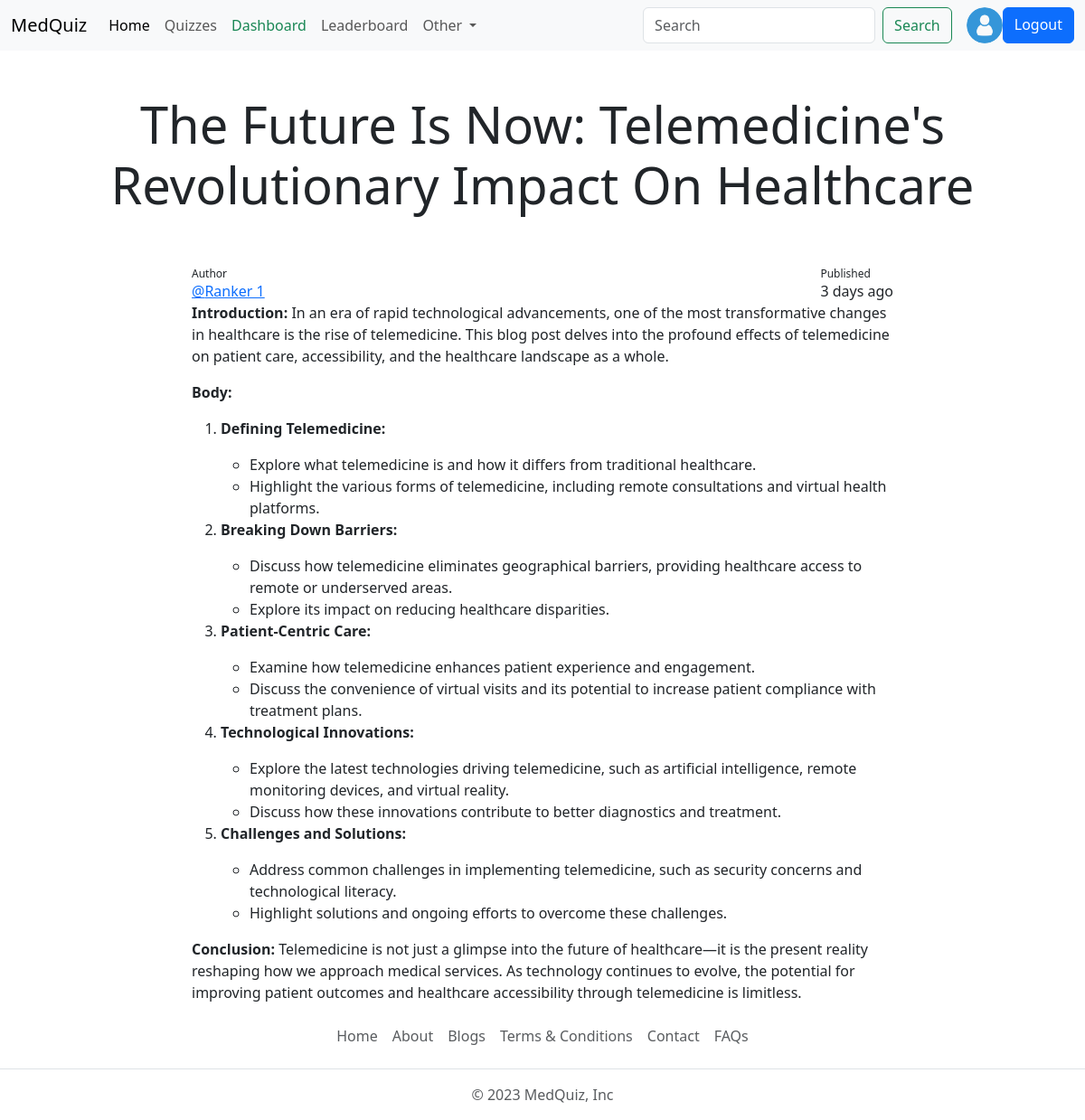
Screenshot of /blogs/2 (signed in) with the database file from the repository.
### account/models.py (models this page shows, shortened)
class Profile(models.Model):
    user =  models.OneToOneField(User, on_delete=models.CASCADE, null=True) #verbose_collumn
    bio = models.TextField(blank=True, null=True)
    profile_images = models.ImageField(upload_to='profile_images/', default='usericon.png', blank=True, null=True, verbose_name='Profile Picture')
    location = models.CharField(max_length=110, blank=True, null=True)
    GENDER = (
        ('Male', 'Male'),
        ('Female', 'Female'),
        ('Other', 'Other'),
    )
    gender = models.CharField(max_length=6,choices=GENDER, blank=True, null=True)

### base/models.py (models this page shows, shortened)
class Blog(models.Model):
    title = models.CharField(max_length=255)
    content = RichTextField()
    author = models.ForeignKey('auth.User', on_delete=models.CASCADE)
    STATUS = (
        ('public', 'Public'),
        ('private', 'Private'),
    )
    status = models.CharField(max_length=7, choices=STATUS)
    created_at = models.DateTimeField(auto_created=True)

### base/views.py (the view)
# urls.py: path('blogs/<str:blog_id>', views.blog_view, name='blog'),
@login_required(login_url='login')
def blog_view(request, blog_id):
    user_object = User.objects.get(username=request.user)
    user_profile = Profile.objects.get(user=user_object)
    blog = Blog.objects.filter(id=blog_id).first()
    context = {"user_profile": user_profile, "blog": blog}
    return render(request, "blog.html", context)

### templates/blog.html (shortened to what this page needs)
{% extends 'index.html' %}
{% block content %}
 <h1 class="display-4 text-center my-5">{{blog.title|title}}</h1>
  <main>
   <div class="container col-md-8 col-sm-12">
       <div class="d-flex justify-content-between">
           <div>
               <sub>Author</sub><br>
               <a href="{% url 'profile' blog.author.username %}">@{{blog.author.username}}</a>
           </div>
           <div>
               <sub>Published</sub><br>
               <span>{{blog.created_at|timesince}} ago</span>
           </div>
       </div>
       <article class="blog-post">
           {{blog.content|safe}}
       </article>
   </div>
  </main>
{% endblock content %}

### templates/components/navbar.html (shortened to what this page needs)
    <nav class="navbar navbar-expand-lg bg-body-tertiary d-none d-lg-block">
        <div class="container-fluid">
          <a class="navbar-brand" href="{% url 'home' %}">MedQuiz</a>
          <div class="collapse navbar-collapse" id="navbarSupportedContent">
            <ul class="navbar-nav me-auto mb-2 mb-lg-0">
              <li class="nav-item">
                <a class="nav-link active" aria-current="page" href="{% url 'home' %}">Home</a>
              </li>
              <li class="nav-item">
                <a class="nav-link" href="{% url 'all_quiz' %}">Quizzes</a>
              </li>
              {% if request.user.is_superuser %}
              <li class="nav-item">
                  <a class="nav-link text-success" href="{% url 'dashboard' %}">Dashboard</a>
              </li>
              {% endif %}
              <li class="nav-item">
                <a class="nav-link" href="{% url 'leaderboard' %}">Leaderboard</a>
              </li>
              <li class="nav-item dropdown">
                <a class="nav-link dropdown-toggle" href="#" role="button" data-bs-toggle="dropdown" aria-expanded="false">
                  Other
                </a>
              </li>
            </ul>
            <form class="d-flex" role="search" action="{% url 'search_users' %}">
              <input class="form-control me-2" type="search" name="q" placeholder="Search" aria-label="Search">
              <button class="btn btn-outline-success" type="submit">Search</button>
              {% if request.user.is_authenticated %}
                <img src="{{user_profile.profile_images.url}}" class="rounded-circle" width="40" height="40" alt="profile_images">
              <a href="{% url 'logout' %}" class="btn btn-primary">Logout</a>
              {% else %}
              <a href="{% url 'login' %}" class="btn btn-primary">Login</a>
              {% endif %}
            </form>
          </div>
        </div>
      </nav>

### rows the page displays
Profile: profile_images (picture)
Blog: title "The Future Is Now: Telemedicine's Revolutionary Impact On Healthcare", author.username "Ranker 1", created_at "3 days", content "Introduction: In an era of rapid technological advancements, one of the most transformative changes in healthcare is the rise of telemedicine. This blog post delves into the profound effects of telemedicine on patient care, accessibility, and the healthcare landscape as a whole. Body: Defining Telemedicine: Explore what telemedicine is and how it differs from traditional healthcare. Highlight the various forms of telemedicine, including remote consultations and virtual health platforms. Breaking Down Barriers: Discuss how telemedicine eliminates geographical barriers, providing healthcare access to remote or underserved areas. Explore its impact on reducing healthcare disparities.…"
